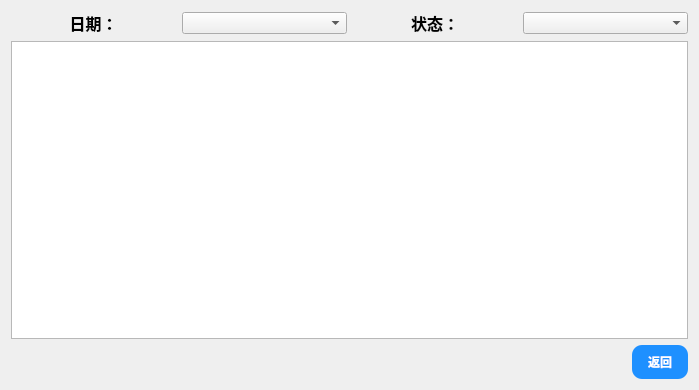
<?xml version="1.0" encoding="UTF-8"?>
<ui version="4.0">
 <class>Record</class>
 <widget class="QWidget" name="Record">
  <property name="geometry">
   <rect>
    <x>0</x>
    <y>0</y>
    <width>699</width>
    <height>390</height>
   </rect>
  </property>
  <property name="windowTitle">
   <string>Form</string>
  </property>
  <layout class="QVBoxLayout" name="verticalLayout_2">
   <item>
    <layout class="QVBoxLayout" name="verticalLayout">
     <item>
      <layout class="QHBoxLayout" name="horizontalLayout">
       <item>
        <widget class="QLabel" name="label">
         <property name="font">
          <font>
           <family>Agency FB</family>
           <pointsize>12</pointsize>
           <weight>75</weight>
           <bold>true</bold>
          </font>
         </property>
         <property name="text">
          <string>日期：</string>
         </property>
         <property name="alignment">
          <set>Qt::AlignCenter</set>
         </property>
        </widget>
       </item>
       <item>
        <widget class="QComboBox" name="comboBox"/>
       </item>
       <item>
        <widget class="QLabel" name="label_2">
         <property name="font">
          <font>
           <family>Agency FB</family>
           <pointsize>12</pointsize>
           <weight>75</weight>
           <bold>true</bold>
          </font>
         </property>
         <property name="text">
          <string>状态：</string>
         </property>
         <property name="alignment">
          <set>Qt::AlignCenter</set>
         </property>
        </widget>
       </item>
       <item>
        <widget class="QComboBox" name="comboBox_2"/>
       </item>
      </layout>
     </item>
     <item>
      <widget class="QTableWidget" name="tableWidget"/>
     </item>
     <item>
      <layout class="QHBoxLayout" name="horizontalLayout_2">
       <item>
        <spacer name="horizontalSpacer_2">
         <property name="orientation">
          <enum>Qt::Horizontal</enum>
         </property>
         <property name="sizeHint" stdset="0">
          <size>
           <width>40</width>
           <height>20</height>
          </size>
         </property>
        </spacer>
       </item>
       <item>
        <widget class="QPushButton" name="pushButton">
         <property name="styleSheet">
          <string notr="true"> QPushButton {
           background-color: #1E90FF;
           border-radius: 10px;
           color: white;
           padding: 8px 16px;
           border: none;
           font-weight: bold;
        }
        QPushButton:hover {
           background-color: #187BCD;
        }
        QPushButton:pressed {
           background-color: #104E8B;
        }</string>
         </property>
         <property name="text">
          <string>返回</string>
         </property>
        </widget>
       </item>
      </layout>
     </item>
    </layout>
   </item>
  </layout>
 </widget>
 <resources/>
 <connections/>
</ui>
